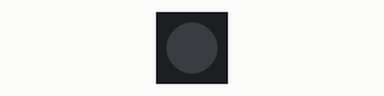
The sketch below on a simulated ESP32-S3. Parts: 1 RGB LEDs in strip order, left to right. Dim RGB values are drawn brighter than linear; what the sketch prints to the serial monitor is not drawn.

Above: at 0.2 s.
At 1.7 s:
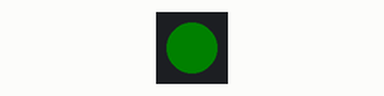
Timing chart, 0 to 3.0 s (numbered marks = the images above):
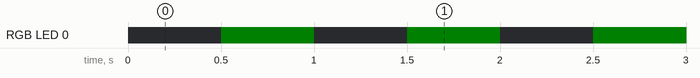

Measured:
- by itself, RGB LED 0: alternates RGB(0, 5, 0) for 0.50 s and off for 0.50 s

The sketch:

FreeRTOS_Testing.ino
```cpp
/*
NOTES:

1. Core 0 runs WiFI and BLE, use Core 1 for more heavy tasks

*/


#include <Adafruit_NeoPixel.h>
#define PIN 38 // Or 38, depending on your S3 DevKit version!
#define NUMPIXELS 1
Adafruit_NeoPixel pixels(NUMPIXELS, PIN, NEO_GRB + NEO_KHZ800);
#define DELAYVAL 500

// the setup function runs once when you press reset or power the board
void setup() {
  // initialize digital pin LED_BUILTIN as an output.
  pixels.begin();
  Serial.begin (115200);

  xTaskCreatePinnedToCore (
    loop2,     // Function to implement the task
    "loop2",   // Name of the task
    1000,      // Stack size in bytes
    NULL,      // Task input parameter
    0,         // Priority of the task
    NULL,      // Task handle.
    1          // Core where the task should run
  );
}

void loop () {
  pixels.clear();
  pixels.show();
  delay(DELAYVAL);
  for(int i=0; i<NUMPIXELS; i++) {
   pixels.setPixelColor(i, pixels.Color(0, 5, 0));
   pixels.show();
   delay(DELAYVAL);
   }
 }

// the loop2 function also runs forver but as a parallel task
void loop2 (void* pvParameters) {
  while (1) {
    Serial.print ("Hello");
    delay (500); // wait for half a second
    Serial.println (" World");
    delay (500); // wait for half a second
  }
}
```
